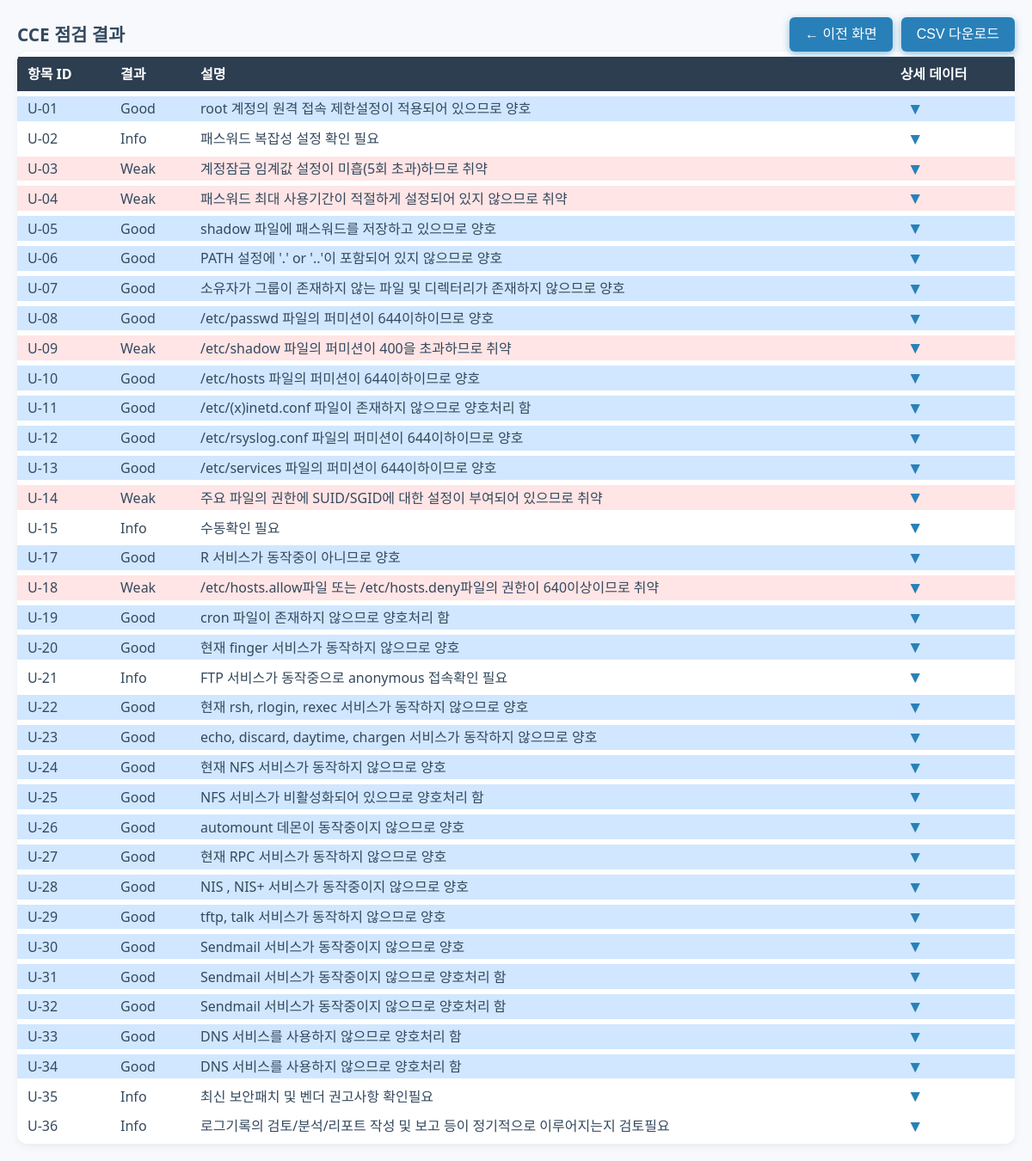
The app's page /file_detail?file_id=2 (signed in) with its own data.
### CCE/models.py (models this page shows)
class UploadRecord(db.Model):
    __tablename__ = 'upload_record'
    id = db.Column(db.Integer, primary_key=True)
    upload_file_id = db.Column(db.Integer, db.ForeignKey('upload_file.id'), nullable=False)
    item_id = db.Column(db.String(10), nullable=False)
    result = db.Column(db.String(20), nullable=False)
    comment = db.Column(db.Text)
    data = db.Column(db.Text)
    ip = db.Column(db.String, nullable=False)
    reg_name = db.Column(db.String, nullable=True)

### app.py (the view)
    @app.route('/file_detail')
    @login_required
    def file_detail():
        file_id = request.args.get('file_id', type=int)
        if not file_id:
            return "<p>파일 ID가 필요합니다.</p>"
        upload_file = UploadFile.query.filter_by(id=file_id).first()
        if not upload_file:
            return "<p>존재하지 않는 파일입니다.</p>"
        records = UploadRecord.query.filter_by(upload_file_id=upload_file.id).order_by(UploadRecord.item_id).all()
        if not records:
            return f"<p>파일 '{upload_file.filename}' 에 대한 상세 결과가 없습니다.</p>"
        results = [
            {
                'id': r.item_id,
                'result': r.result,
                'comment': r.comment,
                'data': r.data
            }
            for r in records
        ]
        return render_template('results_content.html', results=results)

### templates/results_content.html (shortened to what this page needs)
<!DOCTYPE html>
<html lang="ko">
<head>
  <link rel="stylesheet" href="{{ url_for('static', filename='css/styles.css') }}">
</head>
<body>
<div class="results-header">
  <h2>CCE 점검 결과</h2>
  <div class="action-btns">
    <button id="btn-back-prev" type="button">← 이전 화면</button>
    <button id="btn-download-csv" type="button">CSV 다운로드</button>
  </div>
</div>
  <table id="results-table" class="common-table" role="table" aria-label="CCE 점검 결과 목록">
    <thead>
      <tr>
        <th scope="col">항목 ID</th>
        <th scope="col">결과</th>
        <th scope="col">설명</th>
        <th scope="col">상세 데이터</th>
      </tr>
    </thead>
    <tbody>
      {% for res in results %}
      <tr
	  class="
      {% if res.result|lower == 'good' %}result-good{% elif res.result|lower == 'weak' %}result-weak{% elif res.result|lower == 'info' %}result-info{% endif %}
		"
	  >
        <td>{{ res.id }}</td>
        <td>{{ res.result }}</td>
        <td>{{ res.comment }}</td>
        <td>
          <span class="toggle-btn" role="button" tabindex="0" aria-expanded="false" aria-controls="data-{{ loop.index }}"
                onkeydown="if(event.key==='Enter'||event.key===' ') toggleData('data-{{ loop.index }}');"
                onclick="toggleData('data-{{ loop.index }}')">▼</span>
        </td>
      </tr>
      {% endfor %}
    </tbody>
  </table>
</body>
</html>

### static/CSS/styles.css (style rules this page uses)
*, *::before, *::after { box-sizing: border-box; }
body { font-family: 'Segoe UI', Tahoma, Geneva, Verdana, sans-serif; margin: 0; padding: 20px; background: #f7f9fc; color: #222; line-height: 1.5; }
.results-header { display: flex; justify-content: space-between; align-items: end; gap: 12px; flex-wrap: wrap; }
.results-header h2 { margin: 0; font-size: 1.3rem; color: #34495e; line-height: 40px; }
.action-btns { display: flex; gap: 10px; flex-wrap: wrap; }
button, .action-btns button, #btn-download-csv, #btn-back-prev { cursor: pointer; border: none; border-radius: 6px; font-size: 1rem; color: white; background-color: #2980b9; padding: 0 18px; height: 40px; line-height: 40px; box-shadow: 0 3px 8px rgba(41, 128, 185, 0.5); transition: background-color 0.2s, box-shadow 0.2s; box-sizing: border-box; vertical-align: middle; }
table.common-table { width: 80%; margin: 0 auto 40px auto; border-collapse: separate; border-spacing: 0 6px; font-size: 0.9rem; color: #34495e; border-radius: 12px; overflow: hidden; background: white; box-shadow: 0 4px 10px rgba(0,0,0,0.05); }
#results-table { width: 100%; margin: 0; border-spacing: 0 6px; }
#results-table thead tr { background-color: #2c3e50 ; color: white; }
#results-table thead th { background-color: #2c3e50; color: white; padding: 0 12px; height: 40px; font-size: 1rem; text-align: left; vertical-align: middle; box-sizing: border-box; }
#results-table tbody td { padding: 0 12px; vertical-align: middle; font-size: 1rem; box-sizing: border-box; }
.toggle-btn { cursor: pointer; color: #2980b9; font-weight: 900; font-size: 1.2rem; user-select: none; padding: 4px 8px; border-radius: 6px; transition: background-color 0.2s ease; vertical-align: middle; }
tr.result-good { background-color: #d0e7ff; }
tr.result-weak { background-color: #ffe5e5; }

### records on screen
UploadRecord: id "U-01", result "Good", comment "root 계정의 원격 접속 제한설정이 적용되어 있으므로 양호"
UploadRecord: id "U-02", result "Info", comment "패스워드 복잡성 설정 확인 필요"
UploadRecord: id "U-03", result "Weak", comment "계정잠금 임계값 설정이 미흡(5회 초과)하므로 취약"
UploadRecord: id "U-04", result "Weak", comment "패스워드 최대 사용기간이 적절하게 설정되어 있지 않으므로 취약"
UploadRecord: id "U-05", result "Good", comment "shadow 파일에 패스워드를 저장하고 있으므로 양호"
UploadRecord: id "U-06", result "Good", comment "PATH 설정에 '.' or '..'이 포함되어 있지 않으므로 양호"
UploadRecord: id "U-07", result "Good", comment "소유자가 그룹이 존재하지 않는 파일 및 디렉터리가 존재하지 않으므로 양호"
UploadRecord: id "U-08", result "Good", comment "/etc/passwd 파일의 퍼미션이 644이하이므로 양호"
UploadRecord: id "U-09", result "Weak", comment "/etc/shadow 파일의 퍼미션이 400을 초과하므로 취약"
UploadRecord: id "U-10", result "Good", comment "/etc/hosts 파일의 퍼미션이 644이하이므로 양호"
UploadRecord: id "U-11", result "Good", comment "/etc/(x)inetd.conf 파일이 존재하지 않으므로 양호처리 함"
UploadRecord: id "U-12", result "Good", comment "/etc/rsyslog.conf 파일의 퍼미션이 644이하이므로 양호"
UploadRecord: id "U-13", result "Good", comment "/etc/services 파일의 퍼미션이 644이하이므로 양호"
UploadRecord: id "U-14", result "Weak", comment "주요 파일의 권한에 SUID/SGID에 대한 설정이 부여되어 있으므로 취약"
UploadRecord: id "U-15", result "Info", comment "수동확인 필요"
UploadRecord: id "U-17", result "Good", comment "R 서비스가 동작중이 아니므로 양호"
UploadRecord: id "U-18", result "Weak", comment "/etc/hosts.allow파일 또는 /etc/hosts.deny파일의 권한이 640이상이므로 취약"
UploadRecord: id "U-19", result "Good", comment "cron 파일이 존재하지 않으므로 양호처리 함"
UploadRecord: id "U-20", result "Good", comment "현재 finger 서비스가 동작하지 않으므로 양호"
UploadRecord: id "U-21", result "Info", comment "FTP 서비스가 동작중으로 anonymous 접속확인 필요"
UploadRecord: id "U-22", result "Good", comment "현재 rsh, rlogin, rexec 서비스가 동작하지 않으므로 양호"
UploadRecord: id "U-23", result "Good", comment "echo, discard, daytime, chargen 서비스가 동작하지 않으므로 양호"
UploadRecord: id "U-24", result "Good", comment "현재 NFS 서비스가 동작하지 않으므로 양호"
UploadRecord: id "U-25", result "Good", comment "NFS 서비스가 비활성화되어 있으므로 양호처리 함"
UploadRecord: id "U-26", result "Good", comment "automount 데몬이 동작중이지 않으므로 양호"
UploadRecord: id "U-27", result "Good", comment "현재 RPC 서비스가 동작하지 않으므로 양호"
UploadRecord: id "U-28", result "Good", comment "NIS , NIS+ 서비스가 동작중이지 않으므로 양호"
UploadRecord: id "U-29", result "Good", comment "tftp, talk 서비스가 동작하지 않으므로 양호"
UploadRecord: id "U-30", result "Good", comment "Sendmail 서비스가 동작중이지 않으므로 양호"
UploadRecord: id "U-31", result "Good", comment "Sendmail 서비스가 동작중이지 않으므로 양호처리 함"
UploadRecord: id "U-32", result "Good", comment "Sendmail 서비스가 동작중이지 않으므로 양호처리 함"
UploadRecord: id "U-33", result "Good", comment "DNS 서비스를 사용하지 않으므로 양호처리 함"
UploadRecord: id "U-34", result "Good", comment "DNS 서비스를 사용하지 않으므로 양호처리 함"
UploadRecord: id "U-35", result "Info", comment "최신 보안패치 및 벤더 권고사항 확인필요"
UploadRecord: id "U-36", result "Info", comment "로그기록의 검토/분석/리포트 작성 및 보고 등이 정기적으로 이루어지는지 검토필요"
